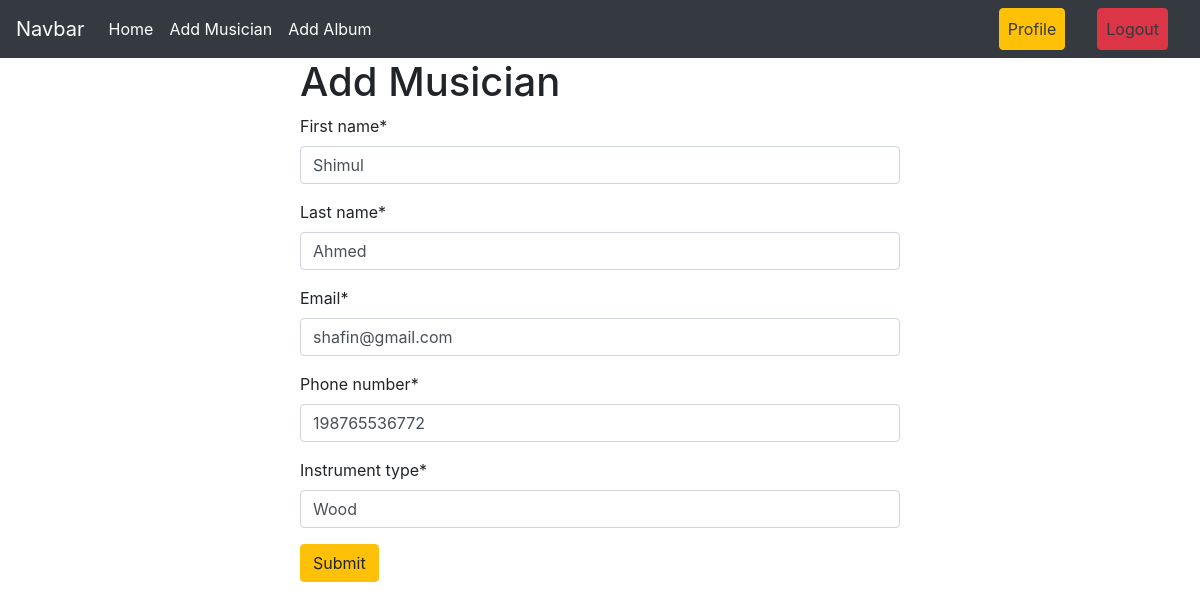
Screenshot of /musician/edit_musician/17 (signed in) with the database file from the repository.
### Musician/models.py (models this page shows, shortened)
class musician(models.Model):
    first_name= models.CharField(max_length=100)
    last_name= models.CharField(max_length=100)
    email = models.EmailField()
    phone_number = models.IntegerField()
    instrument_type = models.CharField(max_length=100)

### Musician/views.py (the view)
# urls.py: path('edit_musician/<int:id>',views.EditmusicianView.as_view(),name='edit_musician')
@method_decorator(login_required, name='dispatch')
class EditmusicianView(UpdateView):
    model = models.musician
    form_class = forms.musicianForm
    template_name = 'add_musician.html'
    pk_url_kwarg = 'id'
    success_url = reverse_lazy('homepage')

### Musician/forms.py
class musicianForm(forms.ModelForm):
    class Meta:
        model=musician
        fields='__all__'

### Musician/templates/add_musician.html (shortened to what this page needs)
{% extends "base.html" %}
{%  load crispy_forms_tags %}
{% block content %}
<form style="width:50% ; margin : auto" method="post">
    <h1>Add Musician</h1>
   {{form | crispy}}
<button class="btn btn-warning">Submit</button>
</form>
{% endblock content %}

### rows the page displays
musician: first_name "Shimul", last_name "Ahmed", email "shafin@gmail.com", phone_number "198765536772", instrument_type "Wood"
